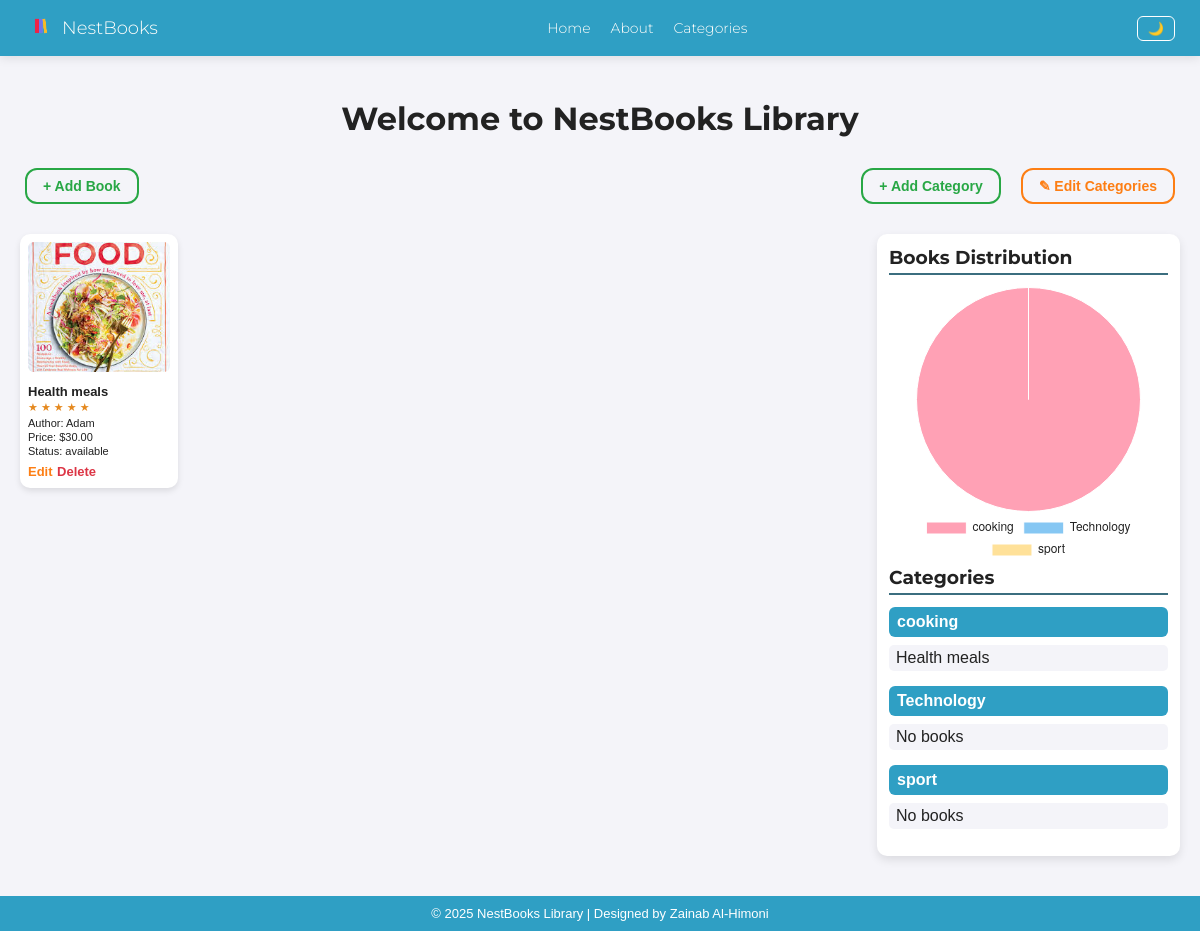
/home/, run on the app's committed database.
### lms_app/models.py (models this page shows, shortened)
class Book(models.Model):
    STATUS_BOOK = [
        ('available', 'Available'),
        ('rental', 'Rental'),
        ('sold', 'Sold'),
    ]
    title = models.CharField(max_length=250)
    author = models.CharField(max_length=250, null=True, blank=True)
    photo_book = models.ImageField(upload_to='book', null=True, blank=True)
    pages = models.IntegerField(null=True, blank=True)
    price = models.DecimalField(max_digits=5, decimal_places=2, null=True, blank=True)
    rental_price_day = models.DecimalField(max_digits=5, decimal_places=2, null=True, blank=True)
    status = models.CharField(max_length=50, choices=STATUS_BOOK, null=True, blank=True)
    category = models.ForeignKey(Category, on_delete=models.PROTECT, null=True, blank=True)
    rating = models.FloatField(default=0)
    description = models.TextField(blank=True, null=True)

class Category(models.Model):
    name = models.CharField(max_length=50)

### lms_app/views.py (the view)
# urls.py: 2. Add a URL to urlpatterns:  path('', views.home, name='home')
def home(request):
    books = Book.objects.all()
    categories = Category.objects.prefetch_related('book_set').all()
    chart_labels = [category.name for category in categories]
    chart_data = [category.book_set.count() for category in categories]
    context = {
        'books': books,
        'categories': categories,
        'chart_labels': chart_labels,
        'chart_data': chart_data,
    }
    return render(request, 'home.html', context)

### lms_app/templates/home.html (shortened to what this page needs)
{% extends 'base.html' %}
{% block content %}
<br><h1>Welcome to NestBooks Library</h1>
<div style="display: flex; justify-content: space-between; margin-bottom: 30px; flex-wrap: wrap; gap: 30px;">
    <div style="display: flex; align-items: center; justify-content: flex-start; gap: 20px; margin-left: 25px;">
        <a href="{% url 'add_book' %}" class="btn btn-custom green">+ Add Book</a>
    </div>
    <div style="display: flex; align-items: center; justify-content: flex-end; gap: 20px; margin-right: 25px;">
        <a href="{% url 'add_category' %}" class="btn btn-custom green">+ Add Category</a>
        <a href="{% url 'manage_categories' %}" class="btn btn-custom orange">✎ Edit Categories</a>
    </div>
</div>
<div class="container">
    <div class="main-books">
        <div class="books-container">
            {% for book in books %}
                <div class="book-card">
    <a href="{% url 'book_detail' book.id %}" style="text-decoration: none; color: inherit;">
        {% if book.photo_book %}
            <img src="{{ book.photo_book.url }}" alt="{{ book.title }}">
        {% else %}
            <img src="https://via.placeholder.com/150x150" alt="No Image">
        {% endif %}
        <div class="book-title">{{ book.title }}</div>
        <div class="book-rating">
            {% for i in "★★★★★" %}
                {% if forloop.counter <= book.rating %}
                    ★
                {% else %}
                    ☆
                {% endif %}
            {% endfor %}
        </div>
        <div class="book-author">Author: {{ book.author }}</div>
        <div class="book-price">Price: ${{ book.price }}</div>
        <div class="book-status">Status: {{ book.status }}</div>
    </a>
    <div class="book-actions mt-2 text-center">
        <a href="{% url 'edit_book' book.id %}" class="btn btn-custom orange btn-sm">Edit</a>
        <a href="{% url 'delete_book' book.id %}" class="btn btn-custom red btn-sm">Delete</a>
    </div>
</div>
            {% endfor %}
        </div>
    </div>
    <div class="sidebar">
        <h3>Books Distribution</h3>
        <div class="chart-container">
            <canvas id="booksPieChart"></canvas>
        </div>
        <h3>Categories</h3>
        {% for category in categories %}
            <div class="category">
                <strong>{{ category.name }}</strong>
                <ul>
                    {% for book in category.book_set.all %}
                        <li>{{ book.title }}</li>
                    {% empty %}
                        <li>No books</li>
                    {% endfor %}
                </ul>
            </div>
        {% endfor %}
    </div>
</div>
{% endblock %}

### lms_app/static/css/style.css (style rules this page uses)
* { margin: 0; padding: 0; box-sizing: border-box; }
html, body { height: 100%; }
body { font-family: Arial, sans-serif; background-color: #f4f4f9; color: #222; display: flex; flex-direction: column; min-height: 100vh; transition: background-color 0.3s, color 0.3s; }
.btn-custom { display: inline-block; padding: 8px 16px; font-size: 14px; font-weight: bold; text-decoration: none; border-radius: 12px; transition: all 0.3s ease; margin-top: 5px; cursor: pointer; background-color: transparent; color: inherit; border: 2px solid; }
.btn-custom.green { border-color: #28a745; color: #28a745; }
.btn-custom.orange { border-color: #fd7e14; color: #fd7e14; }
.btn-custom.red { border-color: #dc3545; color: #dc3545; }
.btn-sm { padding: 4px 10px; font-size: 12px; border-radius: 8px; }
h1 { text-align: center; font-family: 'Montserrat', sans-serif; margin: 25px 0; color: inherit; }
.container { display: flex; gap: 20px; padding: 0 20px 40px 20px; flex-wrap: wrap; }
.main-books { flex: 3; min-width: 280px; }
.books-container { display: grid; grid-template-columns: repeat(auto-fill, minmax(150px, 1fr)); gap: 12px; }
.book-card { background-color: #fff; border-radius: 10px; box-shadow: 0 3px 6px rgba(0,0,0,0.1); padding: 8px; display: flex; flex-direction: column; transition: transform 0.2s, box-shadow 0.2s, background-color 0.3s, color 0.3s; }
.book-card img { width: 100%; height: 130px; object-fit: cover; border-radius: 6px; margin-bottom: 6px; }
.book-title { font-size: 13px; font-weight: bold; margin: 2px 0; color: inherit; }
.book-author, .book-price, .book-status { font-size: 11px; color: inherit; margin: 2px 0; }
.book-rating { color: rgb(229, 137, 31); font-size: 11px; margin-bottom: 3px; }
.book-actions a { text-decoration: none; font-weight: bold; padding: 0; border: none; background: none; cursor: pointer; transition: color 0.3s; font-size: 13px; }
.sidebar { flex: 1; background-color: #fff; border-radius: 10px; padding: 12px; box-shadow: 0 4px 10px rgba(0,0,0,0.1); height: fit-content; position: sticky; top: 20px; transition: background-color 0.3s, color 0.3s; min-width: 230px; }
.sidebar h3 { margin-top: 0; color: inherit; border-bottom: 2px solid #3B6E7F; font-family: 'Montserrat', sans-serif; padding-bottom: 4px; margin-bottom: 12px; }
.category { margin-bottom: 12px; }
.category strong { display: block; background-color: #2f9fc4; color: #fff; padding: 6px 8px; border-radius: 6px; cursor: pointer; transition: background-color 0.3s; }
.category ul { list-style-type: none; padding-left: 0; margin-top: 5px; max-height: 140px; overflow-y: auto; }
.category ul li { background-color: #f4f4f9; margin: 3px 0; padding: 4px 7px; border-radius: 5px; transition: background-color 0.2s; }

### data on the page
Book: photo_book (picture), title "Health meals", rating 5 (drawn), author "Adam", price "30.00", status "available"
Category: name "cooking"
Category: name "Technology"
Category: name "sport"

### other printed values
chart data {{ chart_labels|safe }} ['cooking', 'Technology', 'sport']
chart data {{ chart_data|safe }} [1, 0, 0]
